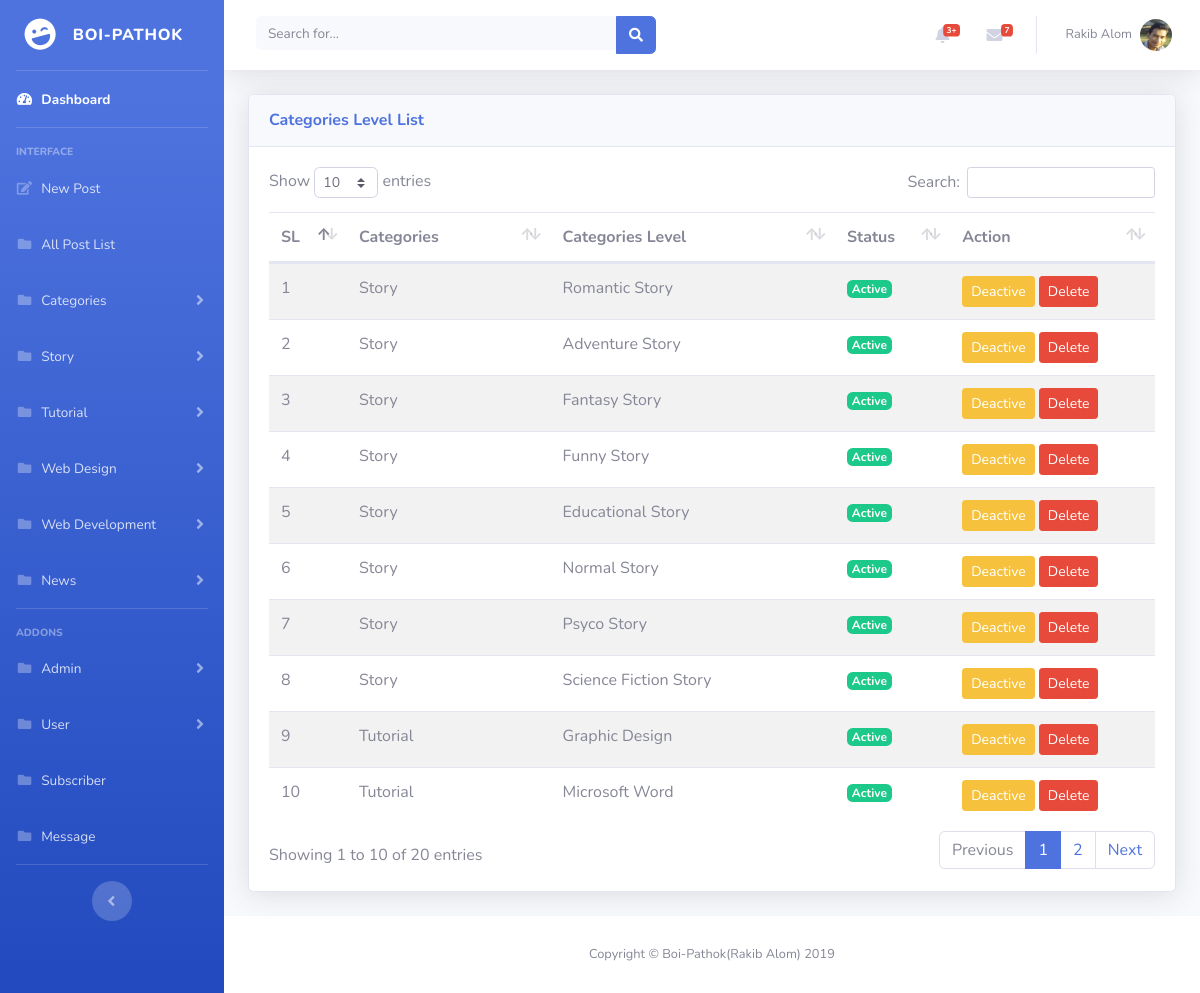
Page /adminpanel/admin/categories_level_list.php (signed in) on the committed database.
### tables this page shows
CREATE TABLE `categories` (
  `cate_id` int(11) NOT NULL,
  `cate_name` varchar(50) NOT NULL,
  `cate_status` int(11) NOT NULL DEFAULT '1'
);

CREATE TABLE `categories_level` (
  `cate_level_id` int(11) NOT NULL,
  `cate_id` int(11) NOT NULL,
  `cate_level_name` varchar(50) NOT NULL,
  `cate_level_status` int(11) NOT NULL DEFAULT '1'
);

### adminpanel/admin/categories_level_list.php (the view, shortened to what this page needs)
<?php
	include('../include/admin_header.php');
	include('../include/dbcon.php');
	$count = 1;
	$sql = "SELECT categories.cate_name, categories_level.* FROM categories_level INNER JOIN categories ON categories.cate_id = categories_level.cate_id";
	$run = mysqli_query($con,$sql);
?>
  <div id="wrapper">
        <div class="container-fluid">
          <div class="card shadow mb-4">
            <div class="card-header py-3">
              <h6 class="m-0 font-weight-bold text-primary">Categories Level List</h6>
            </div>
            <div class="card-body">
              <div class="table-responsive">
                <table class="table table-striped" id="dataTable" width="100%" cellspacing="0">
                 	<thead>
	                    <tr>
	                      	<th>SL</th>
	                      	<th>Categories</th>
	                      	<th>Categories Level</th>
	                      	<th>Status</th>
	                      	<th>Action</th>
	                    </tr>
                 	</thead>
                 	<tbody>
                 	<?php while($result = mysqli_fetch_assoc($run)){ ?>
                 		<tr>
                 			<td><?php echo $count++; ?></td>
                 			<td><?php echo $result['cate_name']; ?></td>
                 			<td><?php echo $result['cate_level_name']; ?></td>
                 			<td>
                 				<?php
                 					if ($result['cate_level_status'] == 1) {
                 						?>
                 							<span class="badge badge-success">Active</span>
                 						<?php
                 					}else{
                 						?>
                 							<span class="badge badge-danger">Deactive</span>
                 						<?php
                 					}
                 				 ?>
                 			</td>
                 			<td>
                 				<?php
                 					if($result['cate_level_status'] == 1){
                 						?>
                 						<form action="" method="POST">
                 							<button class="btn btn-sm btn-warning" name="deactive">Deactive</button>
                 							<button class="btn btn-sm btn-danger" name="delete">Delete</button>
                 						</form>
                 						<?php
                 					}
                 				 ?>
                 			</td>
                 		</tr>
             	  	<?php } ?>
                 	</tbody>
                </table>
              </div>
            </div>
          </div>
        </div>
      </div>
			<?php
	include ('../include/admin_footer.php');
 ?>

### adminpanel/include/admin_header.php (shortened to what this page needs)
<?php
    include ('dbcon.php');
    $email = $_SESSION['email'];
    $sql11 = "SELECT * FROM admin WHERE admin_email = '$email'";
    $run11 = mysqli_query($con,$sql11);
    $result11 = mysqli_fetch_assoc($run11);
 ?>
<!DOCTYPE html>
<html lang="en">
<head>
  <link href="../vendor/fontawesome-free/css/all.min.css" rel="stylesheet" type="text/css">
  <link href="../css/sb-admin-2.css" rel="stylesheet">
  <link href="../vendor/datatables/dataTables.bootstrap4.min.css" rel="stylesheet">
</head>
<body id="page-top">
  <div id="wrapper">
    <ul class="navbar-nav bg-gradient-primary sidebar sidebar-dark accordion" id="accordionSidebar">
      <a class="sidebar-brand d-flex align-items-center justify-content-center" href="index.php">
        <div class="sidebar-brand-icon rotate-n-15">
          <i class="fas fa-laugh-wink"></i>
        </div>
        <div class="sidebar-brand-text mx-3">Boi-Pathok</div>
      </a>
      <hr class="sidebar-divider my-0">
      <li class="nav-item active">
        <a class="nav-link" href="../admin/index.php">
          <i class="fas fa-fw fa-tachometer-alt"></i>
          <span>Dashboard</span></a>
      </li>
      <hr class="sidebar-divider">
      <div class="sidebar-heading">
        Interface
      </div>
      <li class="nav-item">
        <a class="nav-link" href="../admin/post.php">
          <i class="fas fa-fw fa-edit"></i>
          <span>New Post</span></a>
      </li>
      <li class="nav-item">
        <a class="nav-link" href="../admin/post_list.php">
          <i class="fas fa-fw fa-folder"></i>
          <span>All Post List</span></a>
      </li>
      <li class="nav-item">
        <a class="nav-link collapsed" href="#" data-toggle="collapse" data-target="#categoriesNav" aria-expanded="true" aria-controls="collapsePages">
          <i class="fas fa-fw fa-folder"></i>
          <span>Categories</span>
        </a>
      </li>
    <?php
      include ('dbcon.php');
      $sql = "SELECT * FROM categories WHERE cate_status = '1'";
      $run = mysqli_query($con,$sql);
      while($result = mysqli_fetch_assoc($run)) {
     ?>
      <li class="nav-item" value="<?php echo $result['cate_id']; ?>">
        <a class="nav-link collapsed" href="#" data-toggle="collapse" data-target="#navID<?php echo $result['cate_id']; ?>" aria-expanded="true" aria-controls="collapsePages">
          <i class="fas fa-fw fa-folder"></i>
          <span><?php echo $result['cate_name']; ?></span>
        </a>
      </li>
    <?php } ?>
      <hr class="sidebar-divider">
      <div class="sidebar-heading">
        Addons
      </div>
      <li class="nav-item">
        <a class="nav-link collapsed" href="#" data-toggle="collapse" data-target="#adminNav" aria-expanded="true" aria-controls="collapsePages">
          <i class="fas fa-fw fa-folder"></i>
          <span>Admin</span>
        </a>
      </li>
      <li class="nav-item">
        <a class="nav-link collapsed" href="#" data-toggle="collapse" data-target="#userNav" aria-expanded="true" aria-controls="collapsePages">
          <i class="fas fa-fw fa-folder"></i>
          <span>User</span>
        </a>
      </li>
      <li class="nav-item">
        <a class="nav-link" href="../admin/subscribe.php">
          <i class="fas fa-fw fa-folder"></i>
          <span>Subscriber</span></a>
      </li>
      <li class="nav-item">
        <a class="nav-link" href="../admin/contact.php">
          <i class="fas fa-fw fa-folder"></i>
          <span>Message</span></a>
      </li>
      <hr class="sidebar-divider d-none d-md-block">
      <div class="text-center d-none d-md-inline">
        <button class="rounded-circle border-0" id="sidebarToggle"></button>
      </div>
    </ul>
    <div id="content-wrapper" class="d-flex flex-column">
      <div id="content">
        <nav class="navbar navbar-expand navbar-light bg-white topbar mb-4 static-top shadow">
          <form class="d-none d-sm-inline-block form-inline mr-auto ml-md-3 my-2 my-md-0 mw-100 navbar-search">
            <div class="input-group">
              <input type="text" class="form-control bg-light border-0 small" placeholder="Search for..." aria-label="Search" aria-describedby="basic-addon2">
              <div class="input-group-append">
                <button class="btn btn-primary" type="button">
                  <i class="fas fa-search fa-sm"></i>
                </button>
              </div>
            </div>
          </form>
          <ul class="navbar-nav ml-auto">
            <li class="nav-item dropdown no-arrow mx-1">
              <a class="nav-link dropdown-toggle" href="#" id="alertsDropdown" role="button" data-toggle="dropdown" aria-haspopup="true" aria-expanded="false">
                <i class="fas fa-bell fa-fw"></i>
                <span class="badge badge-danger badge-counter">3+</span>
              </a>
            </li>
            <li class="nav-item dropdown no-arrow mx-1">
              <a class="nav-link dropdown-toggle" href="#" id="messagesDropdown" role="button" data-toggle="dropdown" aria-haspopup="true" aria-expanded="false">
                <i class="fas fa-envelope fa-fw"></i>
                <span class="badge badge-danger badge-counter">7</span>
              </a>
            </li>
            <li class="nav-item dropdown no-arrow">
              <a class="nav-link dropdown-toggle" href="#" id="userDropdown" role="button" data-toggle="dropdown" aria-haspopup="true" aria-expanded="false">
                <span class="mr-2 d-none d-lg-inline text-gray-600 small"><?php echo $result11['admin_name']; ?></span>
                <img class="img-profile rounded-circle" src="../img/admin/<?php echo $result11['admin_image']; ?>">
              </a>
            </li>
          </ul>
        </nav>

### rows in the picture
categories: $result['cate_id'] 8 (drawn), cate_name "Story"
categories: $result['cate_id'] 9 (drawn), cate_name "Tutorial"
categories: $result['cate_id'] 10 (drawn), cate_name "Web Design"
categories: $result['cate_id'] 11 (drawn), cate_name "Web Development"
categories: $result['cate_id'] 12 (drawn), cate_name "News"
categories_level: cate.cate_name "Story", cate_level_name "Romantic Story", cate_level_status "Active"
categories_level: cate.cate_name "Story", cate_level_name "Adventure Story", cate_level_status "Active"
categories_level: cate.cate_name "Story", cate_level_name "Fantasy Story", cate_level_status "Active"
categories_level: cate.cate_name "Story", cate_level_name "Funny Story", cate_level_status "Active"
categories_level: cate.cate_name "Story", cate_level_name "Educational Story", cate_level_status "Active"
categories_level: cate.cate_name "Story", cate_level_name "Normal Story", cate_level_status "Active"
categories_level: cate.cate_name "Story", cate_level_name "Psyco Story", cate_level_status "Active"
categories_level: cate.cate_name "Story", cate_level_name "Science Fiction Story", cate_level_status "Active"
categories_level: cate.cate_name "Tutorial", cate_level_name "Graphic Design", cate_level_status "Active"
categories_level: cate.cate_name "Tutorial", cate_level_name "Microsoft Word", cate_level_status "Active"

### other values in the picture
$result11['admin_name'] "Rakib Alom"
